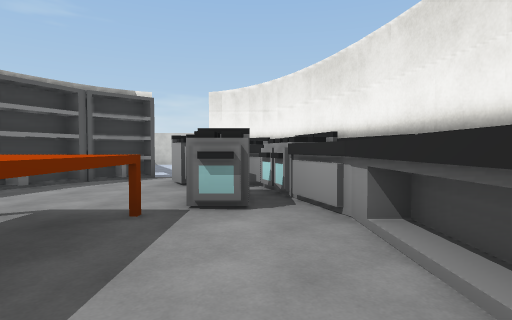
View 1 (above)

16 first-person views from a walk through a Unity game level. The camera is 1.3 m above the floor, tilts 2° down and sees 80° across. The floor is counted in squares, 2 m on a side. Each view is taken from the middle of a square. On the plan, view 1 faces up. The plan holds only what a view shows up to about 10 squares ahead; the rest is blank. The place goes on beyond the plan. Some surface patterns are stand-ins.

View 2
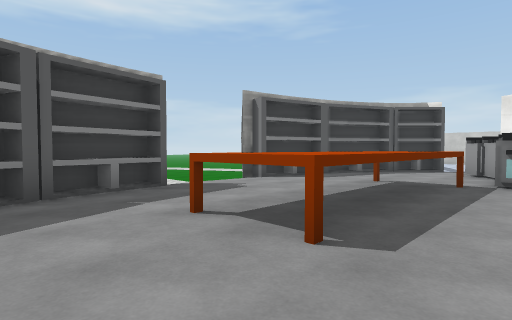

View 3
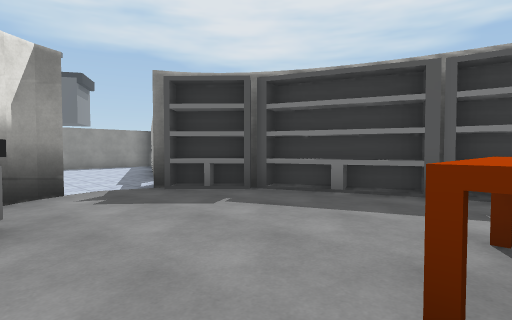

View 4
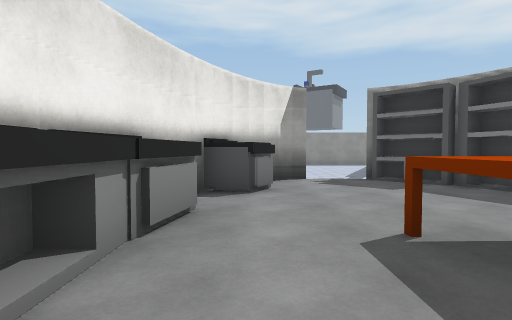

View 5
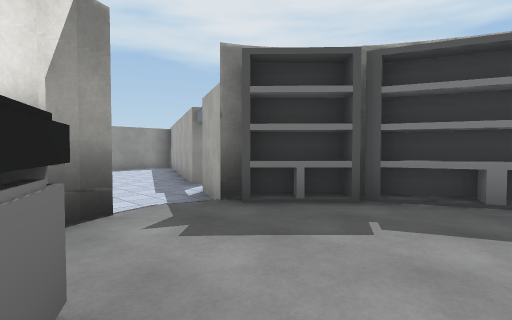

View 6
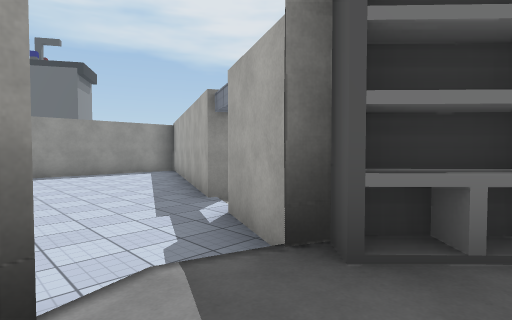

View 7
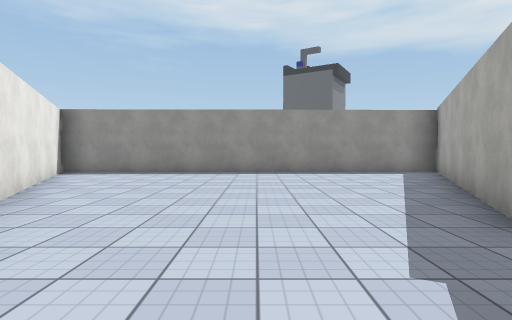

View 8
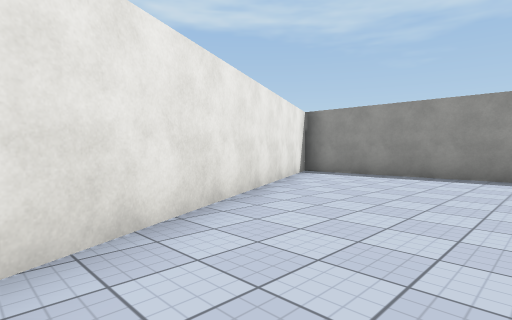

View 9
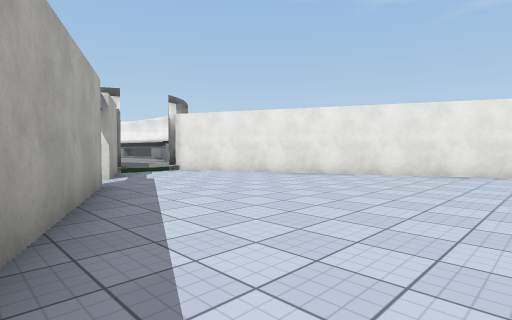

View 10
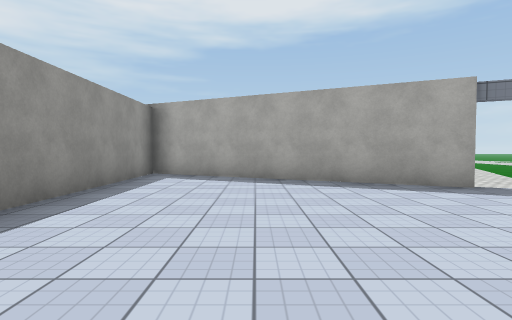

View 11
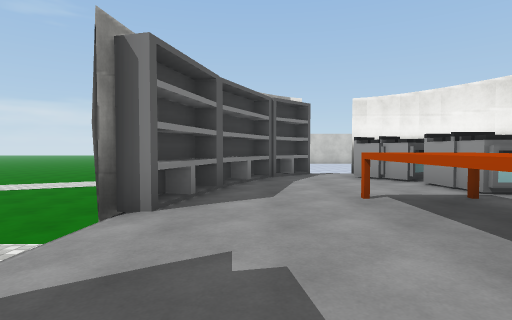

View 12
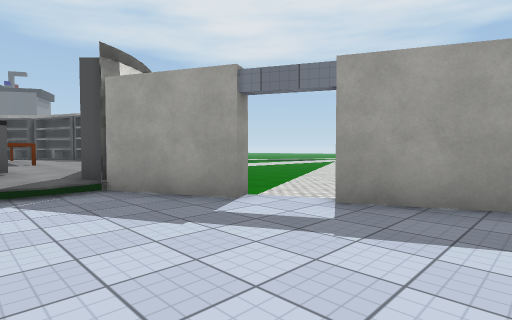

View 13
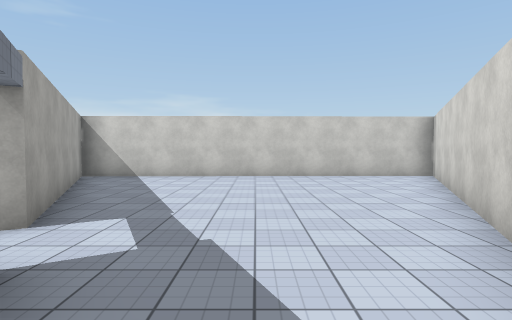

View 14
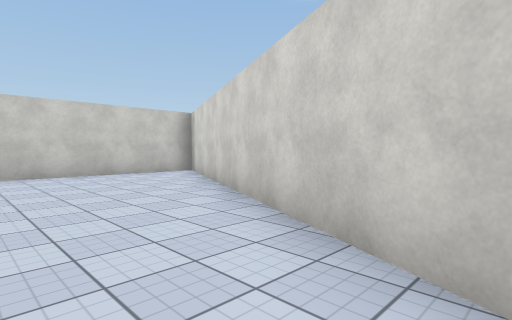

View 15
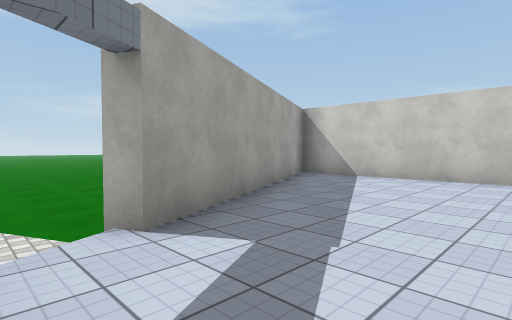

View 16
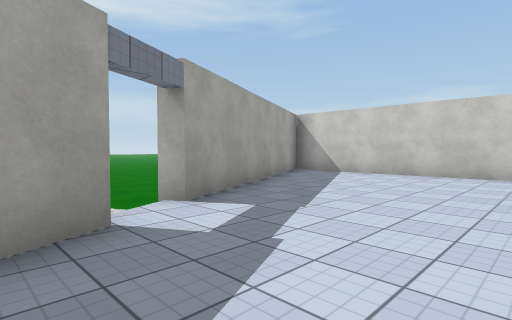

### Floor plan
Key: @ floor where view 1 was taken; # wall or solid block; . main floor; - floor 0.25 m lower than the main floor; : floor 0.5 m higher than the main floor; / step, stairs or slope; = window, fence, low wall or low ledge; ^ raised ledge; E oven.
Columns run from 14 left of view 1 to 4 right of it. Each row starts with its distance up from view 1.
 17        ###########
 16        ##........#
 15         #.......##
 14         # ......#
 13  ------  #.....##
 12 ---------#.....#
 11 ---------##...##
 10        ---# ..#
  9   --- ---- #..#
  8   -------  #/##
  7    -----  ##:E
  6     ---   #::EE
  5      --- #=::EEE
  4       ---#::::E#
  3       ---#::^::^
  2       ---:::^::^
  1         -:::^::^
  0          #::^:@^
 -1          #::^::^
 -2          #:::::#
 -3          #=::::#
 -4          -=:::##
 -5           #:::#
 -6       //  ##:##
 -7       ../  #.##
 -8         ../#..#
 -9          //...##
-10          #.....#
-11          #.....##
-12         ##......#
-13         #.......##
-14        ##........#
-15        #.........#
-16        ############

Positions as (right, up) in squares from view 1, and headings:
1: (0, 0), facing up
2: (0, -3), facing up-left
3: (0, -1), facing down-left
4: (0, 1), facing down
5: (0, -3), facing down-left
6: (-1, -5), facing down-left
7: (-2, -7), facing down
8: (-2, -8), facing down-right
9: (-6, -15), facing up-right
10: (1, -13), facing left
11: (-4, -1), facing up
12: (-1, 13), facing down-left
13: (-2, 8), facing up
14: (-2, 9), facing up-right
15: (-2, 10), facing up-left
16: (-1, 9), facing up-left
